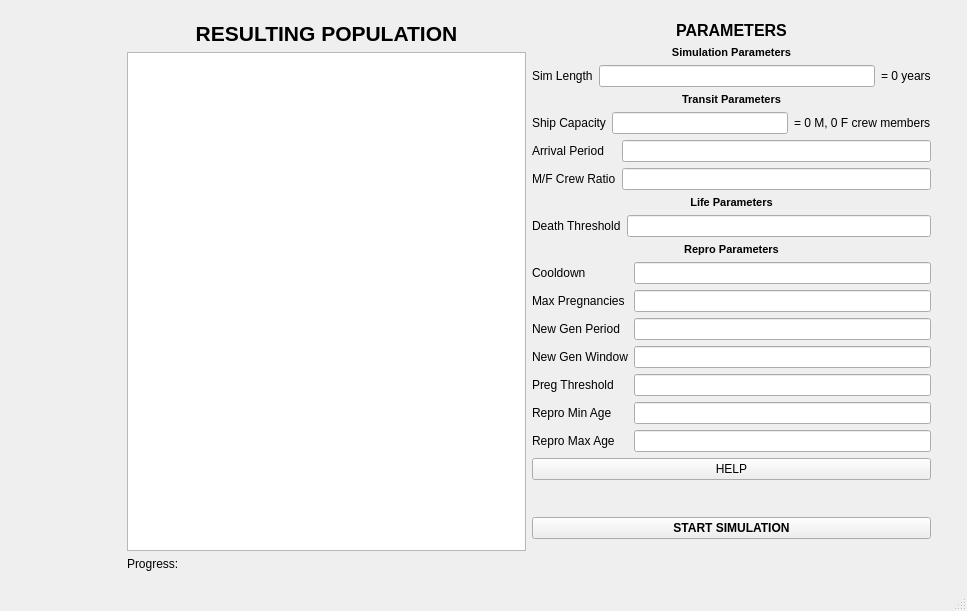
<?xml version="1.0" encoding="UTF-8"?>
<ui version="4.0">
 <class>MainWindow</class>
 <widget class="QMainWindow" name="MainWindow">
  <property name="geometry">
   <rect>
    <x>0</x>
    <y>0</y>
    <width>967</width>
    <height>611</height>
   </rect>
  </property>
  <property name="maximumSize">
   <size>
    <width>1200</width>
    <height>720</height>
   </size>
  </property>
  <property name="windowTitle">
   <string>Mars Colony Sim</string>
  </property>
  <widget class="QWidget" name="centralWidget">
   <widget class="QWidget" name="horizontalLayoutWidget_3">
    <property name="geometry">
     <rect>
      <x>10</x>
      <y>10</y>
      <width>932</width>
      <height>572</height>
     </rect>
    </property>
    <layout class="QHBoxLayout" name="horizontalLayout_3">
     <item>
      <widget class="QLabel" name="result_label">
       <property name="enabled">
        <bool>true</bool>
       </property>
       <property name="sizePolicy">
        <sizepolicy hsizetype="Fixed" vsizetype="Fixed">
         <horstretch>0</horstretch>
         <verstretch>0</verstretch>
        </sizepolicy>
       </property>
       <property name="minimumSize">
        <size>
         <width>100</width>
         <height>480</height>
        </size>
       </property>
       <property name="maximumSize">
        <size>
         <width>100</width>
         <height>480</height>
        </size>
       </property>
       <property name="text">
        <string/>
       </property>
      </widget>
     </item>
     <item>
      <layout class="QVBoxLayout" name="verticalLayout">
       <item>
        <widget class="QLabel" name="label">
         <property name="font">
          <font>
           <pointsize>16</pointsize>
           <weight>75</weight>
           <bold>true</bold>
          </font>
         </property>
         <property name="text">
          <string>RESULTING POPULATION</string>
         </property>
         <property name="alignment">
          <set>Qt::AlignCenter</set>
         </property>
        </widget>
       </item>
       <item>
        <widget class="QListWidget" name="listFinalPop"/>
       </item>
       <item>
        <widget class="QLabel" name="label_progress">
         <property name="text">
          <string>Progress:</string>
         </property>
        </widget>
       </item>
      </layout>
     </item>
     <item>
      <layout class="QGridLayout" name="gridLayout">
       <item row="9" column="0">
        <widget class="QLabel" name="labelLifeHeader">
         <property name="font">
          <font>
           <pointsize>8</pointsize>
           <weight>75</weight>
           <bold>true</bold>
          </font>
         </property>
         <property name="text">
          <string>Life Parameters</string>
         </property>
         <property name="alignment">
          <set>Qt::AlignCenter</set>
         </property>
        </widget>
       </item>
       <item row="10" column="0">
        <layout class="QFormLayout" name="formLayout_5">
         <item row="0" column="0">
          <widget class="QLabel" name="labelDeathThresh">
           <property name="text">
            <string>Death Threshold</string>
           </property>
          </widget>
         </item>
         <item row="0" column="1">
          <widget class="QLineEdit" name="lineEdit_deathThresh"/>
         </item>
        </layout>
       </item>
       <item row="12" column="0">
        <layout class="QFormLayout" name="formLayout_2">
         <item row="0" column="0">
          <widget class="QLabel" name="labelCooldown">
           <property name="text">
            <string>Cooldown</string>
           </property>
          </widget>
         </item>
         <item row="0" column="1">
          <widget class="QLineEdit" name="lineEdit_cooldown"/>
         </item>
         <item row="1" column="0">
          <widget class="QLabel" name="labelMaxPreg">
           <property name="text">
            <string>Max Pregnancies</string>
           </property>
          </widget>
         </item>
         <item row="1" column="1">
          <widget class="QLineEdit" name="lineEdit_maxPreg"/>
         </item>
         <item row="2" column="0">
          <widget class="QLabel" name="labelNewGenPeriod">
           <property name="text">
            <string>New Gen Period</string>
           </property>
          </widget>
         </item>
         <item row="2" column="1">
          <widget class="QLineEdit" name="lineEdit_newGenPeriod"/>
         </item>
         <item row="3" column="0">
          <widget class="QLabel" name="labelNewGenWindow">
           <property name="text">
            <string>New Gen Window</string>
           </property>
          </widget>
         </item>
         <item row="3" column="1">
          <widget class="QLineEdit" name="lineEdit_newGenWindow"/>
         </item>
         <item row="4" column="0">
          <widget class="QLabel" name="labelPregThresh">
           <property name="text">
            <string>Preg Threshold</string>
           </property>
          </widget>
         </item>
         <item row="4" column="1">
          <widget class="QLineEdit" name="lineEdit_pregThresh"/>
         </item>
         <item row="5" column="0">
          <widget class="QLabel" name="labelReproMinAge">
           <property name="text">
            <string>Repro Min Age</string>
           </property>
          </widget>
         </item>
         <item row="5" column="1">
          <widget class="QLineEdit" name="lineEdit_reproMinAge"/>
         </item>
         <item row="6" column="0">
          <widget class="QLabel" name="labelReproMaxAge">
           <property name="text">
            <string>Repro Max Age</string>
           </property>
          </widget>
         </item>
         <item row="6" column="1">
          <widget class="QLineEdit" name="lineEdit_reproMaxAge"/>
         </item>
        </layout>
       </item>
       <item row="11" column="0">
        <widget class="QLabel" name="labelRepro">
         <property name="font">
          <font>
           <pointsize>8</pointsize>
           <weight>75</weight>
           <bold>true</bold>
          </font>
         </property>
         <property name="text">
          <string>Repro Parameters</string>
         </property>
         <property name="alignment">
          <set>Qt::AlignCenter</set>
         </property>
        </widget>
       </item>
       <item row="2" column="0">
        <layout class="QHBoxLayout" name="horizontalLayout">
         <item>
          <widget class="QLabel" name="labelSimLength">
           <property name="text">
            <string>Sim Length</string>
           </property>
          </widget>
         </item>
         <item>
          <widget class="QLineEdit" name="lineEdit_simLength"/>
         </item>
         <item>
          <widget class="QLabel" name="label_simYears">
           <property name="text">
            <string>= 0 years</string>
           </property>
          </widget>
         </item>
        </layout>
       </item>
       <item row="0" column="0">
        <widget class="QLabel" name="labelParam">
         <property name="font">
          <font>
           <pointsize>12</pointsize>
           <weight>75</weight>
           <bold>true</bold>
          </font>
         </property>
         <property name="text">
          <string>PARAMETERS</string>
         </property>
         <property name="alignment">
          <set>Qt::AlignCenter</set>
         </property>
        </widget>
       </item>
       <item row="8" column="0">
        <layout class="QFormLayout" name="formLayout">
         <item row="2" column="0">
          <widget class="QLabel" name="labelCrewRatio">
           <property name="text">
            <string>M/F Crew Ratio</string>
           </property>
          </widget>
         </item>
         <item row="1" column="0">
          <widget class="QLabel" name="labelArrival">
           <property name="text">
            <string>Arrival Period</string>
           </property>
          </widget>
         </item>
         <item row="1" column="1">
          <widget class="QLineEdit" name="lineEdit_arrival"/>
         </item>
         <item row="2" column="1">
          <widget class="QLineEdit" name="lineEdit_crewRatio"/>
         </item>
        </layout>
       </item>
       <item row="4" column="0">
        <widget class="QLabel" name="labelTransitHeader">
         <property name="font">
          <font>
           <pointsize>8</pointsize>
           <weight>75</weight>
           <bold>true</bold>
          </font>
         </property>
         <property name="text">
          <string>Transit Parameters</string>
         </property>
         <property name="alignment">
          <set>Qt::AlignCenter</set>
         </property>
        </widget>
       </item>
       <item row="1" column="0">
        <widget class="QLabel" name="labelSimHeader">
         <property name="font">
          <font>
           <pointsize>8</pointsize>
           <weight>75</weight>
           <bold>true</bold>
          </font>
         </property>
         <property name="text">
          <string>Simulation Parameters</string>
         </property>
         <property name="alignment">
          <set>Qt::AlignCenter</set>
         </property>
        </widget>
       </item>
       <item row="13" column="0">
        <widget class="QPushButton" name="pushButtonHelp">
         <property name="text">
          <string>HELP</string>
         </property>
        </widget>
       </item>
       <item row="44" column="0">
        <widget class="QPushButton" name="pushButtonStart">
         <property name="font">
          <font>
           <weight>75</weight>
           <bold>true</bold>
          </font>
         </property>
         <property name="text">
          <string>START SIMULATION</string>
         </property>
        </widget>
       </item>
       <item row="43" column="0">
        <spacer name="verticalSpacer_3">
         <property name="orientation">
          <enum>Qt::Vertical</enum>
         </property>
         <property name="sizeHint" stdset="0">
          <size>
           <width>20</width>
           <height>40</height>
          </size>
         </property>
        </spacer>
       </item>
       <item row="46" column="0">
        <spacer name="verticalSpacer">
         <property name="orientation">
          <enum>Qt::Vertical</enum>
         </property>
         <property name="sizeHint" stdset="0">
          <size>
           <width>20</width>
           <height>40</height>
          </size>
         </property>
        </spacer>
       </item>
       <item row="6" column="0">
        <layout class="QVBoxLayout" name="verticalLayout_2">
         <item>
          <layout class="QHBoxLayout" name="horizontalLayout_2">
           <item>
            <widget class="QLabel" name="labelCapacity">
             <property name="text">
              <string>Ship Capacity</string>
             </property>
            </widget>
           </item>
           <item>
            <widget class="QLineEdit" name="lineEdit_capacity"/>
           </item>
           <item>
            <widget class="QLabel" name="label_crewRatioDisplay">
             <property name="text">
              <string>= 0 M, 0 F crew members</string>
             </property>
            </widget>
           </item>
          </layout>
         </item>
        </layout>
       </item>
      </layout>
     </item>
    </layout>
   </widget>
  </widget>
  <widget class="QStatusBar" name="statusBar"/>
 </widget>
 <layoutdefault spacing="6" margin="11"/>
 <resources/>
 <connections/>
</ui>
